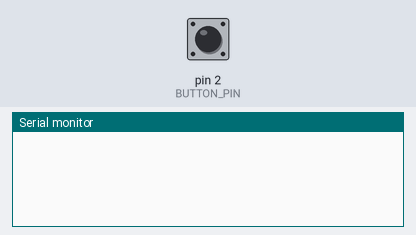
A sketch run on a simulated Arduino Uno, built with avr-gcc and run on an emulated ATmega328P. Shown: the last lines printed to the serial monitor. The inputs (shaded band) are chosen by the test bench; at power-on: pin 2 (BUTTON_PIN) LOW.

Above: at 1.2 s.
1.3 s: pin 2 (BUTTON_PIN) pulled HIGH for 0.15 s
At 1.43 s:
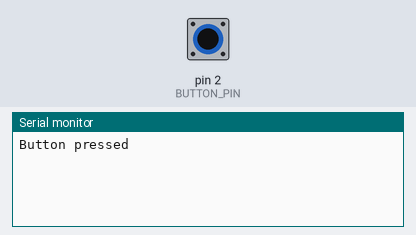
At 1.9 s:
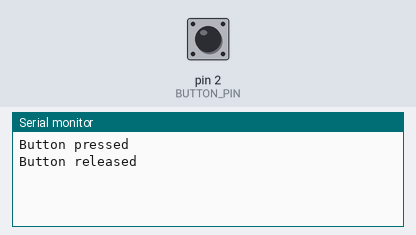

Measured:
- after the input at 1.3 s, the serial monitor: prints a new line at once (image 1)

The sketch:

6_solve_bounce_button_problem.ino
```cpp
#define BUTTON_PIN 2

byte buttonState = LOW;

unsigned long lastTimeButtonChanged = millis();
unsigned long debounceDelay = 50;


void setup()
{
  Serial.begin(9600);
  pinMode(BUTTON_PIN, INPUT);
}

void loop()
{
  unsigned long timeNow = millis();
  if (timeNow - lastTimeButtonChanged > debounceDelay) {
    byte newButtonState = digitalRead(BUTTON_PIN);
    if (newButtonState != buttonState) {
      lastTimeButtonChanged = timeNow;
      buttonState = newButtonState;
      if (buttonState == HIGH) {
        Serial.println("Button pressed");
      } else {
        Serial.println("Button released");
      }
    }
  }
}
```
